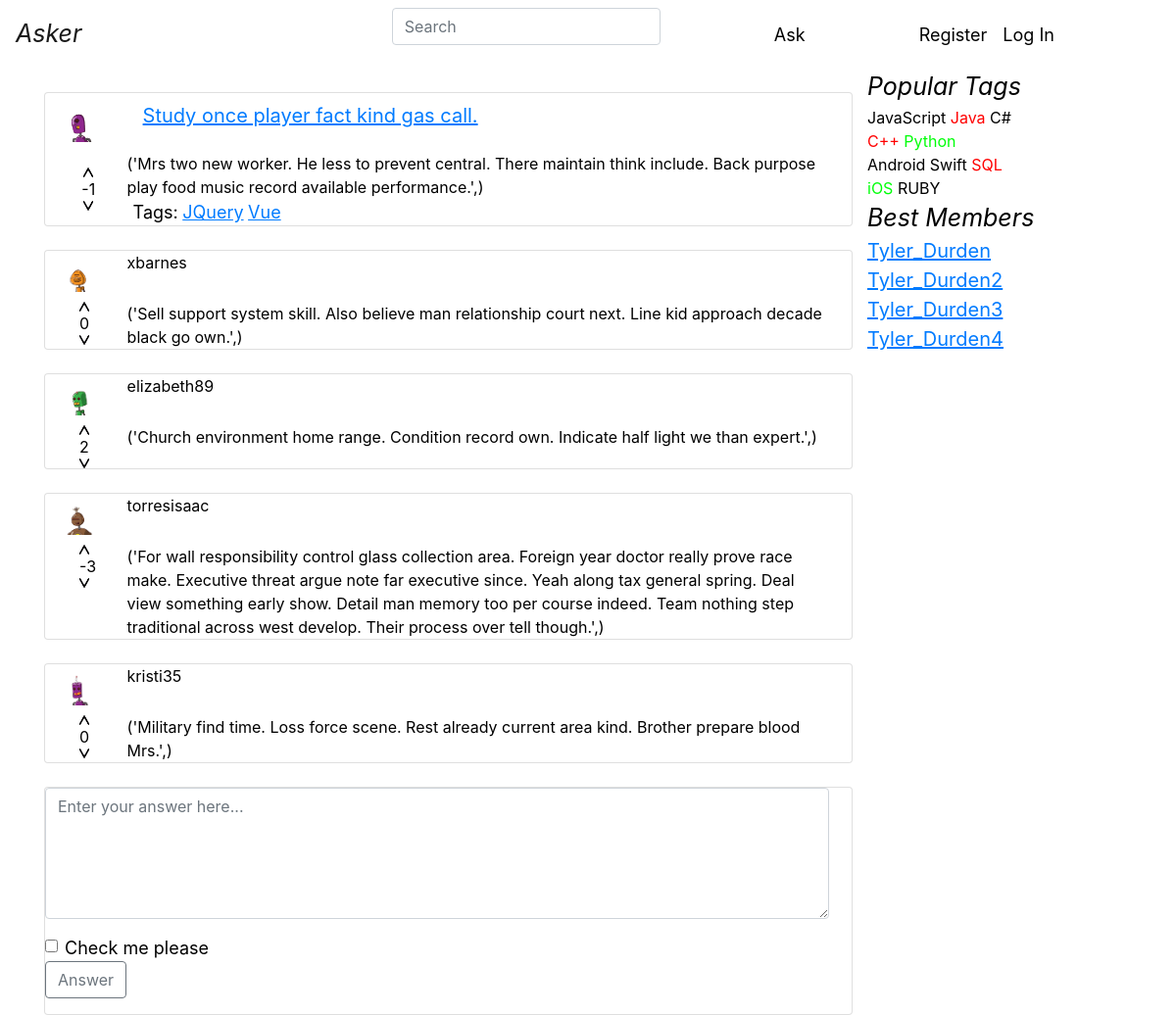
Screenshot of /question/99/ with the database file from the repository.
### asker/models.py (models this page shows, shortened)
class Question(models.Model):
    objects = QuestionManager()
    author = models.ForeignKey(
        Profile,
        on_delete=models.PROTECT,
    )
    title = models.CharField(max_length=120, verbose_name=u"Заголовок вопроса")
    text = models.TextField(verbose_name=u"Полное описание вопроса")
    create_date = models.DateTimeField(default=datetime.now, verbose_name=u"Время создания вопроса")
    is_active = models.BooleanField(default=True, verbose_name=u"Доступность вопроса")
    tags = models.ManyToManyField(
        Tag,
        blank=True
    )
    raiting = models.IntegerField(null=True, blank=True, default=0, verbose_name='raiting')
    likes = models.ManyToManyField(
        Like,
        blank=True
    )
    class Meta:
        ordering = ['-create_date']

class Profile(AbstractUser):
    upload = models.ImageField(upload_to='')
    rating = models.IntegerField(default=0)

class Tag(models.Model):
    title = models.CharField(max_length=120, verbose_name=u"Заголовок ярлыка")

class Answer(models.Model):
    author = models.ForeignKey(
        Profile,
        on_delete=models.PROTECT,
    )
    text = models.TextField(verbose_name=u'Тест ответа')
    create_date = models.DateTimeField(default=datetime.now, verbose_name=u"Время ответа")
    question = models.ForeignKey(
        'Question',
        on_delete=models.PROTECT,
    )
    raiting = models.IntegerField(null=True, blank=True, default=0)
    likes = models.ManyToManyField(
        Like,
        blank=True
    )
    class Meta:
        ordering = ['-create_date']

### asker/views.py (the view)
# urls.py: path('question/<int:id>/', views.question, name='question'),
def question(request, id):
    t_question = Question.objects.get(pk=id)
    t_answer = Answer.objects.filter(question=id)
    list = [t_question, t_answer]
    a = {"question": list}
    return render(request, "asker/question.html", {"question": list})

### templates/asker/question.html (shortened to what this page needs)
{% extends "asker/base.html" %}
{% load static %}
{% block content %}
    <main role="main" class="container main_margin">
        <div class="row">
            <div class="col-9">
            <div class="card container mr-4 mt-4">
                <div class="row">
                     <div class="col-1">
                        <img class="rounded mx-auto d-block" src="{{ question.0.author.upload.url }}" alt="" width="40"
                                     height="40" hspace="10" vspace="10">
                    </div>
                    <div class="col-11 text-left">
                        <a class="nav-link" href="{% url 'question' question.0.id %}"><span
                                        class="question">{{ question.0.title }}</span></a>
                    </div>
                </div>
                    <div class="row">
                        <div class="col-1 align-self-center text-center">
                            <a href="#"><img class="arr_button" src="{% static "images/arr_up.png" %}" width="10"
                                                 height="10"></a>
                            <span class="arr_button">{{ question.0.raiting }}</span>
                            <a href="#"><img class="arr_button" src="{% static "images/arr_down.png" %}" width="10"
                                                 height="10"></a>
                        </div>
                        <div class="col-11">
                            <p class="card-text mb-auto d-flex flex-column align-items-start">{{ question.0.text }}</p>
                                <span class="text_style" style="white-space: nowrap; margin-left: 6px"> Tags:</span>
                                {% for tag in question.0.tags.all %}
                                    <a href="{% url 'tag' tag.title %}"> <span class="top_name"> {{ tag.title }}</span></a>
                                {% endfor %}
                        </div>
                    </div>
            </div>
                {% for answer in question.1 %}
                    <div class="card container mr-4 mt-4">
                    <div class="row">
                         <div class="col-1">
                            <img class="rounded mx-auto d-block" src="{{ answer.author.upload.url }}" alt="" width="32"
                                             height="32" hspace="10" vspace="10">
                        </div>
                        <div class="col-11 text-left">
                            <p class="card-text mb-auto d-flex flex-column align-items-start"
                                           style="margin-right: 5px;">{{ answer.author.username }}</p>
                        </div>
                    </div>
                    <div class="row">
                         <div class="col-1">
                            <a href="#"><img class="arr_button" src="{% static "images/arr_up.png" %}"
                                                         width="10" height="10"></a>
                                        <span class="arr_button">{{ answer.raiting }}</span>
                                        <a href="#"><img class="arr_button" src="{% static "images/arr_down.png" %}"
                                                         width="10" height="10"></a>
                        </div>
                        <div class="col-11 text-left">
                            <p class="card-text mb-auto d-flex flex-column align-items-start"
                                           style="margin-right: 5px;">{{ answer.text }}</p>
                        </div>
                    </div>
                    </div>
                {% endfor %}
                <div class="card container mr-4 mt-4">
                <div class="row">
                    <form>
                        <div class="form-group">
                            <textarea class="form-control" id="Answer" style="min-width: 800px" rows="5"
                                      placeholder="Enter your answer here..."></textarea>
                        </div>
                        <div class="form-check">
                            <input type="checkbox" class="form-check-input" id="Check">
                            <label class="form-check-label" for="Check"><span class="text_style">Check me please</span></label>
                        </div>
                        <button type="submit" class="btn btn-outline-secondary">Answer</button>
                    </form>
                </div>
            </div>
            </div>
            <div class="col-3">
                {% include "asker/right_tags.html" %}
            </div>
        </div>
    </main>
{% endblock %}

### asker/static/css/my_style.css (style rules this page uses)
body { background-color: #ffffff; color: #000000; }
A { color: black; text-decoration: none; }
.arr_button { margin-left: 20px; }
.main_margin { margin-top: 70px; }
.question { font-size: 20px; text-decoration: underline; color: #007bff; }
.top_name { font-size: 18px; text-decoration: underline; color: #007bff; }
.text_style { font-size: 18px; color: black; }

### rows the page displays
Question: author.upload (picture), title "Study once player fact kind gas call.", raiting "-1", text "('Mrs two new worker. He less to prevent central. There maintain think include. Back purpose play food music record available performance.',)"
Tag: title "JQuery"
Tag: title "Vue"
Answer: author.upload (picture), author.username "xbarnes", raiting "0", text "('Sell support system skill. Also believe man relationship court next. Line kid approach decade black go own.',)"
Answer: author.upload (picture), author.username "elizabeth89", raiting "2", text "('Church environment home range. Condition record own. Indicate half light we than expert.',)"
Answer: author.upload (picture), author.username "torresisaac", raiting "-3", text "('For wall responsibility control glass collection area. Foreign year doctor really prove race make. Executive threat argue note far executive since. Yeah along tax general spring. Deal view something early show. Detail man memory too per course indeed. Team nothing step traditional across west develop. Their process over tell though.',)"
Answer: author.upload (picture), author.username "kristi35", raiting "0", text "('Military find time. Loss force scene. Rest already current area kind. Brother prepare blood Mrs.',)"
